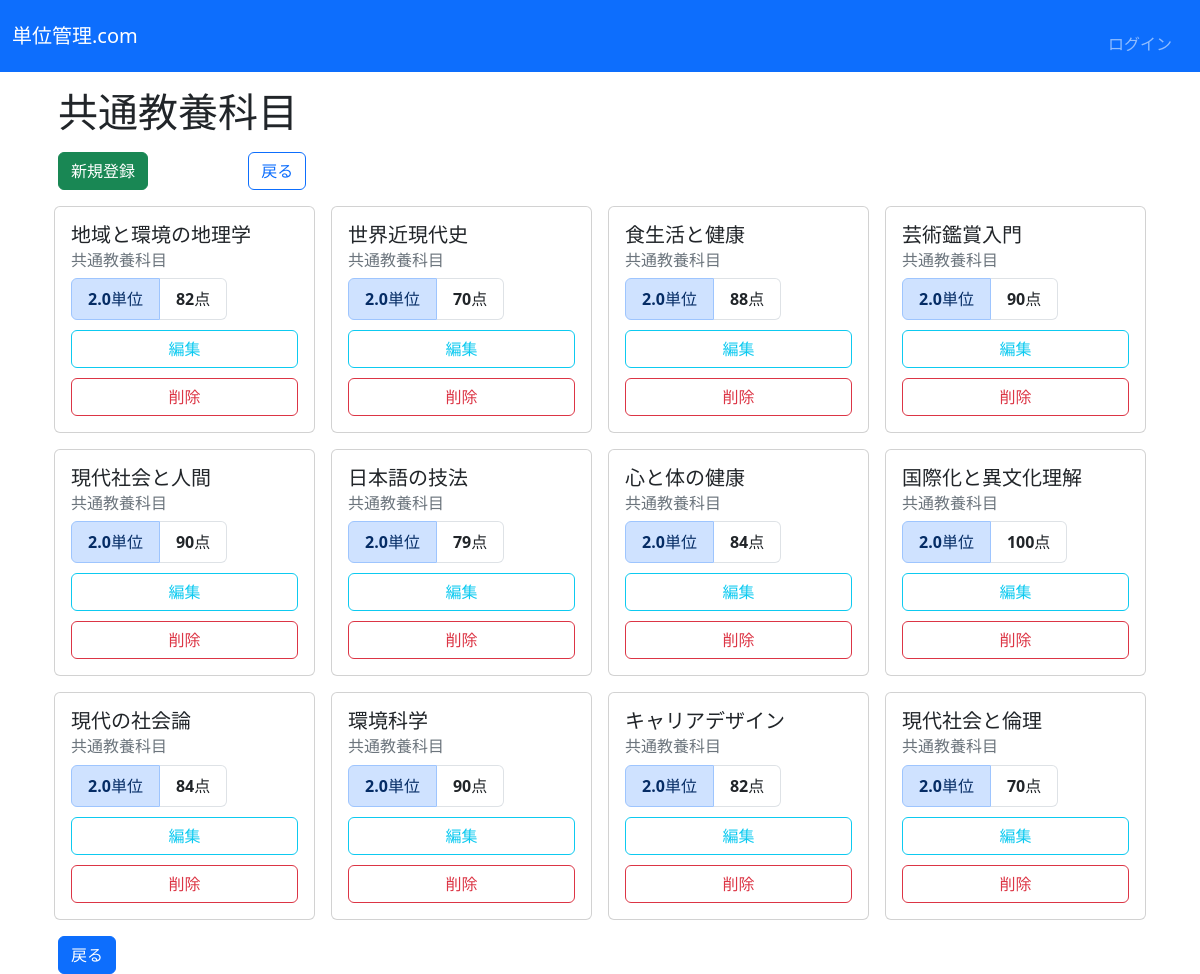
The page /crud/共通教養科目/ on the database its author committed.
### crud/models.py (models this page shows, shortened)
class Subject(models.Model):
  name = models.CharField(max_length=100)
  credit = models.FloatField(null=True, blank=False)
  score = models.PositiveIntegerField()
  category = models.ForeignKey(Category, on_delete=models.DO_NOTHING)

class Category(models.Model):
  name = models.CharField(max_length=200)
  requiredment_credit = models.PositiveIntegerField(default=0)
  def __str__(self):
    return self.name

### crud/views.py (the view)
# urls.py: path('crud/<str:category>/', CategorySubjectListView.as_view(), name="category-subject-list"),
class CategorySubjectListView(ListView):
  model = Subject
  template_name = "crud/category_subject.html"
  context_object_name = "subjects"
  def get_queryset(self, **kwargs):
    category_name = self.kwargs["category"]
    category = get_object_or_404(Category, name=category_name)
    return super().get_queryset().filter(category=category)

### creditmanagement/crud/templates/crud/category_subject.html (shortened to what this page needs)
{% extends "base.html" %}
{% block content %}
  {% if object_list %}
    <h1 style="margin-left: 1rem; margin-bottom: 1rem;">{{ object_list.0.category }}</h1>
  {% endif %}
    <button class="btn btn-success" style="margin-right: 5rem; margin-left: 1rem; margin-bottom: 1rem;" type="button" onclick="location.href='{% url 'new' %}'">新規登録</button>
    <button class="btn btn-outline-primary" style="margin-left: 1rem; margin-bottom: 1rem;" onclick="location.href='{% url 'list' %}'">戻る</button>
    <div class="container">
      <div class="row row-cols-1 row-cols-md-2 row-cols-lg-4 g-3">
        {% for subject in object_list %}
        <div class="col-lg-3 col-md-6">
          <div class="card">
            <div class="card-body">
              <h5 class="card-title">{{ subject.name }}</h5>
              <h6 class="card-subtitle mb-2 text-secondary">{{ subject.category }}</h6>
                <ul class="list-group  list-group-horizontal">
                  <li class="list-group-item list-group-item-primary"><span class="fw-bolder">{{ subject.credit }}</span>単位</li>
                  <li class="list-group-item"><span class="fw-bolder">{{ subject.score }}</span>点</li>
                </ul>
                <button class="btn btn-outline-info w-100" style="margin-top: 10px;" onclick="location.href='{% url 'edit' pk=subject.pk %}'">編集</button>
                <button class="btn btn-outline-danger w-100" style="margin-top: 10px;" onclick="location.href='{% url 'delete' pk=subject.pk %}'">削除</button>
            </div>
          </div>
        </div>
        {% endfor %}
      </div>
    </div>
    <button class="btn btn-primary" style="margin-left: 1rem; margin-top: 1rem;" onclick="location.href='{% url 'list' %}'">戻る</button>
  {% endblock %}

### rows shown on the page
Subject: category.name "共通教養科目", name "地域と環境の地理学", category "共通教養科目", credit "2.0", score "82"
Subject: name "世界近現代史", category "共通教養科目", credit "2.0", score "70"
Subject: name "食生活と健康", category "共通教養科目", credit "2.0", score "88"
Subject: name "芸術鑑賞入門", category "共通教養科目", credit "2.0", score "90"
Subject: name "現代社会と人間", category "共通教養科目", credit "2.0", score "90"
Subject: name "日本語の技法", category "共通教養科目", credit "2.0", score "79"
Subject: name "心と体の健康", category "共通教養科目", credit "2.0", score "84"
Subject: name "国際化と異文化理解", category "共通教養科目", credit "2.0", score "100"
Subject: name "現代の社会論", category "共通教養科目", credit "2.0", score "84"
Subject: name "環境科学", category "共通教養科目", credit "2.0", score "90"
Subject: name "キャリアデザイン", category "共通教養科目", credit "2.0", score "82"
Subject: name "現代社会と倫理", category "共通教養科目", credit "2.0", score "70"
